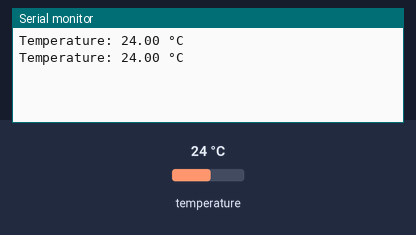
The sketch below on a simulated Arduino Uno, built with avr-gcc and run on an emulated ATmega328P. On the bench: the last lines printed to the serial monitor. The inputs (shaded band) are chosen by the test bench; at power-on: temperature 24 °C.

Above: at 3.3 s.
3.4 s: temperature set to 12 °C
At 5.1 s:
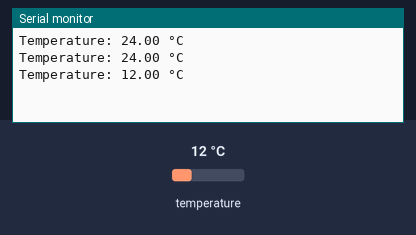
5.9 s: temperature set to 19 °C
At 7.5 s:
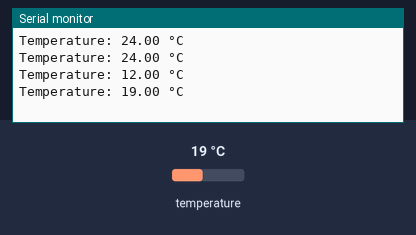
Timing chart, 0 to 9.0 s (numbered marks = the images above; inputs shaded):
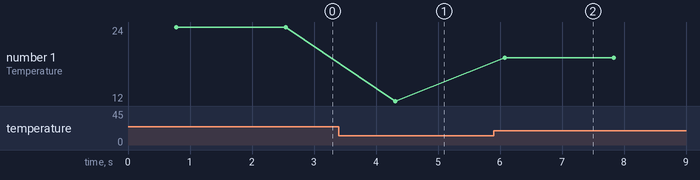

Measured:
- after the input at 3.4 s, the serial monitor: prints a new line after 0.91 s (image 1)
- after the input at 5.9 s, the serial monitor: prints a new line after 0.17 s (image 2)
- plotted number 1: 24 → 12 after the input at 3.4 s, 12 → 19 after the input at 5.9 s

The sketch:

ds18b20_temperature_sensor.ino
```cpp
#include <OneWire.h>
#include <DallasTemperature.h>

// Data wire is connected to pin 2
#define ONE_WIRE_BUS 2

// Setup a oneWire instance
OneWire oneWire(ONE_WIRE_BUS);

// Pass oneWire reference to DallasTemperature library
DallasTemperature sensors(&oneWire);

void setup() {
Serial.begin(9600);
sensors.begin();  // Start the DS18B20 sensor
}

void loop() {
sensors.requestTemperatures();  // Request temperature from all sensors
float tempC = sensors.getTempCByIndex(0); // Get temperature in Celsius (index 0 for first sensor)

Serial.print("Temperature: ");
Serial.print(tempC);
Serial.println(" °C");

delay(1000);  // Wait 1 second before next reading
}
```
